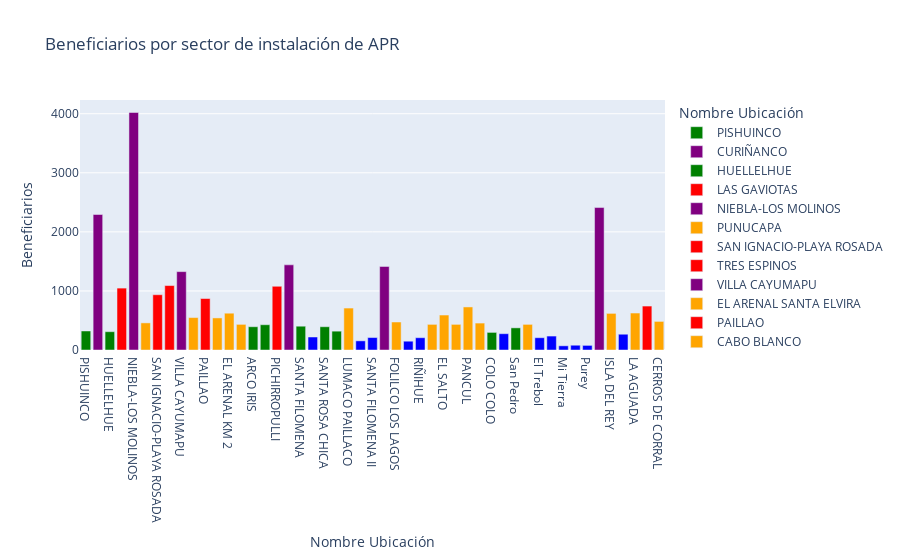

Notebook code cell kept with this figure:
### Code cell
#Aca estamos llamando al set de datos de la tabla,que viene precargado en la librería

fig = px.bar(tabla, x="Nombre Ubicación", y="Beneficiarios",color="Nombre Ubicación",
             title="Beneficiarios por sector de instalación de APR",
             color_discrete_sequence=color_beneficiario)
fig.show()

### Figure 1 — Plotly figure (JSON) as saved in the notebook; plotly's stock layout.template omitted (floating-point values rounded to 4 significant figures)
{"data": [{"alignmentgroup": "True", "hovertemplate": "Nombre Ubicación=%{x}<br>Beneficiarios=%{y}<extra></extra>", "legendgroup": "PISHUINCO", "marker": {"color": "green", "pattern": {"shape": ""}}, "name": "PISHUINCO", "offsetgroup": "PISHUINCO", "orientation": "v", "showlegend": true, "textposition": "auto", "type": "bar", "x": ["PISHUINCO"], "xaxis": "x", "y": [322], "yaxis": "y"}, {"alignmentgroup": "True", "hovertemplate": "Nombre Ubicación=%{x}<br>Beneficiarios=%{y}<extra></extra>", "legendgroup": "CURIÑANCO", "marker": {"color": "purple", "pattern": {"shape": ""}}, "name": "CURIÑANCO", "offsetgroup": "CURIÑANCO", "orientation": "v", "showlegend": true, "textposition": "auto", "type": "bar", "x": ["CURIÑANCO"], "xaxis": "x", "y": [2294], "yaxis": "y"}, {"alignmentgroup": "True", "hovertemplate": "Nombre Ubicación=%{x}<br>Beneficiarios=%{y}<extra></extra>", "legendgroup": "HUELLELHUE", "marker": {"color": "green", "pattern": {"shape": ""}}, "name": "HUELLELHUE", "offsetgroup": "HUELLELHUE", "orientation": "v", "showlegend": true, "textposition": "auto", "type": "bar", "x": ["HUELLELHUE"], "xaxis": "x", "y": [310], "yaxis": "y"}, {"alignmentgroup": "True", "hovertemplate": "Nombre Ubicación=%{x}<br>Beneficiarios=%{y}<extra></extra>", "legendgroup": "LAS GAVIOTAS", "marker": {"color": "red", "pattern": {"shape": ""}}, "name": "LAS GAVIOTAS", "offsetgroup": "LAS GAVIOTAS", "orientation": "v", "showlegend": true, "textposition": "auto", "type": "bar", "x": ["LAS GAVIOTAS"], "xaxis": "x", "y": [1048], "yaxis": "y"}, {"alignmentgroup": "True", "hovertemplate": "Nombre Ubicación=%{x}<br>Beneficiarios=%{y}<extra></extra>", "legendgroup": "NIEBLA-LOS MOLINOS", "marker": {"color": "purple", "pattern": {"shape": ""}}, "name": "NIEBLA-LOS MOLINOS", "offsetgroup": "NIEBLA-LOS MOLINOS", "orientation": "v", "showlegend": true, "textposition": "auto", "type": "bar", "x": ["NIEBLA-LOS MOLINOS"], "xaxis": "x", "y": [4021], "yaxis": "y"}, {"alignmentgroup": "True", "hovertemplate": "Nombre Ubicación=%{x}<br>Beneficiarios=%{y}<extra></extra>", "legendgroup": "PUNUCAPA", "marker": {"color": "orange", "pattern": {"shape": ""}}, "name": "PUNUCAPA", "offsetgroup": "PUNUCAPA", "orientation": "v", "showlegend": true, "textposition": "auto", "type": "bar", "x": ["PUNUCAPA"], "xaxis": "x", "y": [459], "yaxis": "y"}, {"alignmentgroup": "True", "hovertemplate": "Nombre Ubicación=%{x}<br>Beneficiarios=%{y}<extra></extra>", "legendgroup": "SAN IGNACIO-PLAYA ROSADA", "marker": {"color": "red", "pattern": {"shape": ""}}, "name": "SAN IGNACIO-PLAYA ROSADA", "offsetgroup": "SAN IGNACIO-PLAYA ROSADA", "orientation": "v", "showlegend": true, "textposition": "auto", "type": "bar", "x": ["SAN IGNACIO-PLAYA ROSADA"], "xaxis": "x", "y": [936], "yaxis": "y"}, {"alignmentgroup": "True", "hovertemplate": "Nombre Ubicación=%{x}<br>Beneficiarios=%{y}<extra></extra>", "legendgroup": "TRES ESPINOS", "marker": {"color": "red", "pattern": {"shape": ""}}, "name": "TRES ESPINOS", "offsetgroup": "TRES ESPINOS", "orientation": "v", "showlegend": true, "textposition": "auto", "type": "bar", "x": ["TRES ESPINOS"], "xaxis": "x", "y": [1091], "yaxis": "y"}, {"alignmentgroup": "True", "hovertemplate": "Nombre Ubicación=%{x}<br>Beneficiarios=%{y}<extra></extra>", "legendgroup": "VILLA CAYUMAPU", "marker": {"color": "purple", "pattern": {"shape": ""}}, "name": "VILLA CAYUMAPU", "offsetgroup": "VILLA CAYUMAPU", "orientation": "v", "showlegend": true, "textposition": "auto", "type": "bar", "x": ["VILLA CAYUMAPU"], "xaxis": "x", "y": [1327], "yaxis": "y"}, {"alignmentgroup": "True", "hovertemplate": "Nombre Ubicación=%{x}<br>Beneficiarios=%{y}<extra></extra>", "legendgroup": "EL ARENAL SANTA ELVIRA", "marker": {"color": "orange", "pattern": {"shape": ""}}, "name": "EL ARENAL SANTA ELVIRA", "offsetgroup": "EL ARENAL SANTA ELVIRA", "orientation": "v", "showlegend": true, "textposition": "auto", "type": "bar", "x": ["EL ARENAL SANTA ELVIRA"], "xaxis": "x", "y": [549], "yaxis": "y"}, {"alignmentgroup": "True", "hovertemplate": "Nombre Ubicación=%{x}<br>Beneficiarios=%{y}<extra></extra>", "legendgroup": "PAILLAO", "marker": {"color": "red", "pattern": {"shape": ""}}, "name": "PAILLAO", "offsetgroup": "PAILLAO", "orientation": "v", "showlegend": true, "textposition": "auto", "type": "bar", "x": ["PAILLAO"], "xaxis": "x", "y": [871], "yaxis": "y"}, {"alignmentgroup": "True", "hovertemplate": "Nombre Ubicación=%{x}<br>Beneficiarios=%{y}<extra></extra>", "legendgroup": "CABO BLANCO", "marker": {"color": "orange", "pattern": {"shape": ""}}, "name": "CABO BLANCO", "offsetgroup": "CABO BLANCO", "orientation": "v", "showlegend": true, "textposition": "auto", "type": "bar", "x": ["CABO BLANCO"], "xaxis": "x", "y": [543], "yaxis": "y"}, {"alignmentgroup": "True", "hovertemplate": "Nombre Ubicación=%{x}<br>Beneficiarios=%{y}<extra></extra>", "legendgroup": "EL ARENAL KM 2", "marker": {"color": "orange", "pattern": {"shape": ""}}, "name": "EL ARENAL KM 2", "offsetgroup": "EL ARENAL KM 2", "orientation": "v", "showlegend": true, "textposition": "auto", "type": "bar", "x": ["EL ARENAL KM 2"], "xaxis": "x", "y": [623], "yaxis": "y"}, {"alignmentgroup": "True", "hovertemplate": "Nombre Ubicación=%{x}<br>Beneficiarios=%{y}<extra></extra>", "legendgroup": "Chabelita", "marker": {"color": "orange", "pattern": {"shape": ""}}, "name": "Chabelita", "offsetgroup": "Chabelita", "orientation": "v", "showlegend": true, "textposition": "auto", "type": "bar", "x": ["Chabelita"], "xaxis": "x", "y": [434], "yaxis": "y"}, {"alignmentgroup": "True", "hovertemplate": "Nombre Ubicación=%{x}<br>Beneficiarios=%{y}<extra></extra>", "legendgroup": "ARCO IRIS", "marker": {"color": "green", "pattern": {"shape": ""}}, "name": "ARCO IRIS", "offsetgroup": "ARCO IRIS", "orientation": "v", "showlegend": true, "textposition": "auto", "type": "bar", "x": ["ARCO IRIS"], "xaxis": "x", "y": [394], "yaxis": "y"}, {"alignmentgroup": "True", "hovertemplate": "Nombre Ubicación=%{x}<br>Beneficiarios=%{y}<extra></extra>", "legendgroup": "EL LLOLLY", "marker": {"color": "green", "pattern": {"shape": ""}}, "name": "EL LLOLLY", "offsetgroup": "EL LLOLLY", "orientation": "v", "showlegend": true, "textposition": "auto", "type": "bar", "x": ["EL LLOLLY"], "xaxis": "x", "y": [428], "yaxis": "y"}, {"alignmentgroup": "True", "hovertemplate": "Nombre Ubicación=%{x}<br>Beneficiarios=%{y}<extra></extra>", "legendgroup": "PICHIRROPULLI", "marker": {"color": "red", "pattern": {"shape": ""}}, "name": "PICHIRROPULLI", "offsetgroup": "PICHIRROPULLI", "orientation": "v", "showlegend": true, "textposition": "auto", "type": "bar", "x": ["PICHIRROPULLI"], "xaxis": "x", "y": [1079], "yaxis": "y"}, {"alignmentgroup": "True", "hovertemplate": "Nombre Ubicación=%{x}<br>Beneficiarios=%{y}<extra></extra>", "legendgroup": "REUMEN", "marker": {"color": "purple", "pattern": {"shape": ""}}, "name": "REUMEN", "offsetgroup": "REUMEN", "orientation": "v", "showlegend": true, "textposition": "auto", "type": "bar", "x": ["REUMEN"], "xaxis": "x", "y": [1442], "yaxis": "y"}, {"alignmentgroup": "True", "hovertemplate": "Nombre Ubicación=%{x}<br>Beneficiarios=%{y}<extra></extra>", "legendgroup": "SANTA FILOMENA", "marker": {"color": "green", "pattern": {"shape": ""}}, "name": "SANTA FILOMENA", "offsetgroup": "SANTA FILOMENA", "orientation": "v", "showlegend": true, "textposition": "auto", "type": "bar", "x": ["SANTA FILOMENA"], "xaxis": "x", "y": [403], "yaxis": "y"}, {"alignmentgroup": "True", "hovertemplate": "Nombre Ubicación=%{x}<br>Beneficiarios=%{y}<extra></extra>", "legendgroup": "MANAO", "marker": {"color": "blue", "pattern": {"shape": ""}}, "name": "MANAO", "offsetgroup": "MANAO", "orientation": "v", "showlegend": true, "textposition": "auto", "type": "bar", "x": ["MANAO"], "xaxis": "x", "y": [220], "yaxis": "y"}, {"alignmentgroup": "True", "hovertemplate": "Nombre Ubicación=%{x}<br>Beneficiarios=%{y}<extra></extra>", "legendgroup": "SANTA ROSA CHICA", "marker": {"color": "green", "pattern": {"shape": ""}}, "name": "SANTA ROSA CHICA", "offsetgroup": "SANTA ROSA CHICA", "orientation": "v", "showlegend": true, "textposition": "auto", "type": "bar", "x": ["SANTA ROSA CHICA"], "xaxis": "x", "y": [394], "yaxis": "y"}, {"alignmentgroup": "True", "hovertemplate": "Nombre Ubicación=%{x}<br>Beneficiarios=%{y}<extra></extra>", "legendgroup": "SANTA ROSA GRANDE", "marker": {"color": "green", "pattern": {"shape": ""}}, "name": "SANTA ROSA GRANDE", "offsetgroup": "SANTA ROSA GRANDE", "orientation": "v", "showlegend": true, "textposition": "auto", "type": "bar", "x": ["SANTA ROSA GRANDE"], "xaxis": "x", "y": [319], "yaxis": "y"}, {"alignmentgroup": "True", "hovertemplate": "Nombre Ubicación=%{x}<br>Beneficiarios=%{y}<extra></extra>", "legendgroup": "LUMACO PAILLACO", "marker": {"color": "orange", "pattern": {"shape": ""}}, "name": "LUMACO PAILLACO", "offsetgroup": "LUMACO PAILLACO", "orientation": "v", "showlegend": true, "textposition": "auto", "type": "bar", "x": ["LUMACO PAILLACO"], "xaxis": "x", "y": [710], "yaxis": "y"}, {"alignmentgroup": "True", "hovertemplate": "Nombre Ubicación=%{x}<br>Beneficiarios=%{y}<extra></extra>", "legendgroup": "EL MAITEN", "marker": {"color": "blue", "pattern": {"shape": ""}}, "name": "EL MAITEN", "offsetgroup": "EL MAITEN", "orientation": "v", "showlegend": true, "textposition": "auto", "type": "bar", "x": ["EL MAITEN"], "xaxis": "x", "y": [155], "yaxis": "y"}, {"alignmentgroup": "True", "hovertemplate": "Nombre Ubicación=%{x}<br>Beneficiarios=%{y}<extra></extra>", "legendgroup": "SANTA FILOMENA II", "marker": {"color": "blue", "pattern": {"shape": ""}}, "name": "SANTA FILOMENA II", "offsetgroup": "SANTA FILOMENA II", "orientation": "v", "showlegend": true, "textposition": "auto", "type": "bar", "x": ["SANTA FILOMENA II"], "xaxis": "x", "y": [211], "yaxis": "y"}, {"alignmentgroup": "True", "hovertemplate": "Nombre Ubicación=%{x}<br>Beneficiarios=%{y}<extra></extra>", "legendgroup": "ANTILHUE", "marker": {"color": "purple", "pattern": {"shape": ""}}, "name": "ANTILHUE", "offsetgroup": "ANTILHUE", "orientation": "v", "showlegend": true, "textposition": "auto", "type": "bar", "x": ["ANTILHUE"], "xaxis": "x", "y": [1414], "yaxis": "y"}, {"alignmentgroup": "True", "hovertemplate": "Nombre Ubicación=%{x}<br>Beneficiarios=%{y}<extra></extra>", "legendgroup": "FOLILCO LOS LAGOS", "marker": {"color": "orange", "pattern": {"shape": ""}}, "name": "FOLILCO LOS LAGOS", "offsetgroup": "FOLILCO LOS LAGOS", "orientation": "v", "showlegend": true, "textposition": "auto", "type": "bar", "x": ["FOLILCO LOS LAGOS"], "xaxis": "x", "y": [474], "yaxis": "y"}, {"alignmentgroup": "True", "hovertemplate": "Nombre Ubicación=%{x}<br>Beneficiarios=%{y}<extra></extra>", "legendgroup": "QUILQUILCO", "marker": {"color": "blue", "pattern": {"shape": ""}}, "name": "QUILQUILCO", "offsetgroup": "QUILQUILCO", "orientation": "v", "showlegend": true, "textposition": "auto", "type": "bar", "x": ["QUILQUILCO"], "xaxis": "x", "y": [149], "yaxis": "y"}, {"alignmentgroup": "True", "hovertemplate": "Nombre Ubicación=%{x}<br>Beneficiarios=%{y}<extra></extra>", "legendgroup": "RIÑIHUE", "marker": {"color": "blue", "pattern": {"shape": ""}}, "name": "RIÑIHUE", "offsetgroup": "RIÑIHUE", "orientation": "v", "showlegend": true, "textposition": "auto", "type": "bar", "x": ["RIÑIHUE"], "xaxis": "x", "y": [208], "yaxis": "y"}, {"alignmentgroup": "True", "hovertemplate": "Nombre Ubicación=%{x}<br>Beneficiarios=%{y}<extra></extra>", "legendgroup": "USTARITZ", "marker": {"color": "orange", "pattern": {"shape": ""}}, "name": "USTARITZ", "offsetgroup": "USTARITZ", "orientation": "v", "showlegend": true, "textposition": "auto", "type": "bar", "x": ["USTARITZ"], "xaxis": "x", "y": [434], "yaxis": "y"}, {"alignmentgroup": "True", "hovertemplate": "Nombre Ubicación=%{x}<br>Beneficiarios=%{y}<extra></extra>", "legendgroup": "EL SALTO", "marker": {"color": "orange", "pattern": {"shape": ""}}, "name": "EL SALTO", "offsetgroup": "EL SALTO", "orientation": "v", "showlegend": true, "textposition": "auto", "type": "bar", "x": ["EL SALTO"], "xaxis": "x", "y": [592], "yaxis": "y"}, {"alignmentgroup": "True", "hovertemplate": "Nombre Ubicación=%{x}<br>Beneficiarios=%{y}<extra></extra>", "legendgroup": "PELLINADA LAS QUINIENTAS", "marker": {"color": "orange", "pattern": {"shape": ""}}, "name": "PELLINADA LAS QUINIENTAS", "offsetgroup": "PELLINADA LAS QUINIENTAS", "orientation": "v", "showlegend": true, "textposition": "auto", "type": "bar", "x": ["PELLINADA LAS QUINIENTAS"], "xaxis": "x", "y": [434], "yaxis": "y"}, {"alignmentgroup": "True", "hovertemplate": "Nombre Ubicación=%{x}<br>Beneficiarios=%{y}<extra></extra>", "legendgroup": "PANCUL", "marker": {"color": "orange", "pattern": {"shape": ""}}, "name": "PANCUL", "offsetgroup": "PANCUL", "orientation": "v", "showlegend": true, "textposition": "auto", "type": "bar", "x": ["PANCUL"], "xaxis": "x", "y": [729], "yaxis": "y"}, {"alignmentgroup": "True", "hovertemplate": "Nombre Ubicación=%{x}<br>Beneficiarios=%{y}<extra></extra>", "legendgroup": "LOS COLIGÜES", "marker": {"color": "orange", "pattern": {"shape": ""}}, "name": "LOS COLIGÜES", "offsetgroup": "LOS COLIGÜES", "orientation": "v", "showlegend": true, "textposition": "auto", "type": "bar", "x": ["LOS COLIGÜES"], "xaxis": "x", "y": [456], "yaxis": "y"}, {"alignmentgroup": "True", "hovertemplate": "Nombre Ubicación=%{x}<br>Beneficiarios=%{y}<extra></extra>", "legendgroup": "COLO COLO", "marker": {"color": "green", "pattern": {"shape": ""}}, "name": "COLO COLO", "offsetgroup": "COLO COLO", "orientation": "v", "showlegend": true, "textposition": "auto", "type": "bar", "x": ["COLO COLO"], "xaxis": "x", "y": [298], "yaxis": "y"}, {"alignmentgroup": "True", "hovertemplate": "Nombre Ubicación=%{x}<br>Beneficiarios=%{y}<extra></extra>", "legendgroup": "LAS HUELLLAS", "marker": {"color": "blue", "pattern": {"shape": ""}}, "name": "LAS HUELLLAS", "offsetgroup": "LAS HUELLLAS", "orientation": "v", "showlegend": true, "textposition": "auto", "type": "bar", "x": ["LAS HUELLLAS"], "xaxis": "x", "y": [276], "yaxis": "y"}, {"alignmentgroup": "True", "hovertemplate": "Nombre Ubicación=%{x}<br>Beneficiarios=%{y}<extra></extra>", "legendgroup": "San Pedro", "marker": {"color": "green", "pattern": {"shape": ""}}, "name": "San Pedro", "offsetgroup": "San Pedro", "orientation": "v", "showlegend": true, "textposition": "auto", "type": "bar", "x": ["San Pedro"], "xaxis": "x", "y": [375], "yaxis": "y"}, {"alignmentgroup": "True", "hovertemplate": "Nombre Ubicación=%{x}<br>Beneficiarios=%{y}<extra></extra>", "legendgroup": "Lipingue", "marker": {"color": "orange", "pattern": {"shape": ""}}, "name": "Lipingue", "offsetgroup": "Lipingue", "orientation": "v", "showlegend": true, "textposition": "auto", "type": "bar", "x": ["Lipingue"], "xaxis": "x", "y": [434], "yaxis": "y"}, {"alignmentgroup": "True", "hovertemplate": "Nombre Ubicación=%{x}<br>Beneficiarios=%{y}<extra></extra>", "legendgroup": "El Trebol", "marker": {"color": "blue", "pattern": {"shape": ""}}, "name": "El Trebol", "offsetgroup": "El Trebol", "orientation": "v", "showlegend": true, "textposition": "auto", "type": "bar", "x": ["El Trebol"], "xaxis": "x", "y": [208], "yaxis": "y"}, {"alignmentgroup": "True", "hovertemplate": "Nombre Ubicación=%{x}<br>Beneficiarios=%{y}<extra></extra>", "legendgroup": "Collico Sur", "marker": {"color": "blue", "pattern": {"shape": ""}}, "name": "Collico Sur", "offsetgroup": "Collico Sur", "orientation": "v", "showlegend": true, "textposition": "auto", "type": "bar", "x": ["Collico Sur"], "xaxis": "x", "y": [236], "yaxis": "y"}, {"alignmentgroup": "True", "hovertemplate": "Nombre Ubicación=%{x}<br>Beneficiarios=%{y}<extra></extra>", "legendgroup": "Mi Tierra", "marker": {"color": "blue", "pattern": {"shape": ""}}, "name": "Mi Tierra", "offsetgroup": "Mi Tierra", "orientation": "v", "showlegend": true, "textposition": "auto", "type": "bar", "x": ["Mi Tierra"], "xaxis": "x", "y": [71], "yaxis": "y"}, {"alignmentgroup": "True", "hovertemplate": "Nombre Ubicación=%{x}<br>Beneficiarios=%{y}<extra></extra>", "legendgroup": "Puñaco", "marker": {"color": "blue", "pattern": {"shape": ""}}, "name": "Puñaco", "offsetgroup": "Puñaco", "orientation": "v", "showlegend": true, "textposition": "auto", "type": "bar", "x": ["Puñaco"], "xaxis": "x", "y": [81], "yaxis": "y"}, {"alignmentgroup": "True", "hovertemplate": "Nombre Ubicación=%{x}<br>Beneficiarios=%{y}<extra></extra>", "legendgroup": "Purey", "marker": {"color": "blue", "pattern": {"shape": ""}}, "name": "Purey", "offsetgroup": "Purey", "orientation": "v", "showlegend": true, "textposition": "auto", "type": "bar", "x": ["Purey"], "xaxis": "x", "y": [78], "yaxis": "y"}, {"alignmentgroup": "True", "hovertemplate": "Nombre Ubicación=%{x}<br>Beneficiarios=%{y}<extra></extra>", "legendgroup": "AMARGO-SAN CARLOS", "marker": {"color": "purple", "pattern": {"shape": ""}}, "name": "AMARGO-SAN CARLOS", "offsetgroup": "AMARGO-SAN CARLOS", "orientation": "v", "showlegend": true, "textposition": "auto", "type": "bar", "x": ["AMARGO-SAN CARLOS"], "xaxis": "x", "y": [2412], "yaxis": "y"}, {"alignmentgroup": "True", "hovertemplate": "Nombre Ubicación=%{x}<br>Beneficiarios=%{y}<extra></extra>", "legendgroup": "ISLA DEL REY", "marker": {"color": "orange", "pattern": {"shape": ""}}, "name": "ISLA DEL REY", "offsetgroup": "ISLA DEL REY", "orientation": "v", "showlegend": true, "textposition": "auto", "type": "bar", "x": ["ISLA DEL REY"], "xaxis": "x", "y": [620], "yaxis": "y"}, {"alignmentgroup": "True", "hovertemplate": "Nombre Ubicación=%{x}<br>Beneficiarios=%{y}<extra></extra>", "legendgroup": "ISLA MANCERA", "marker": {"color": "blue", "pattern": {"shape": ""}}, "name": "ISLA MANCERA", "offsetgroup": "ISLA MANCERA", "orientation": "v", "showlegend": true, "textposition": "auto", "type": "bar", "x": ["ISLA MANCERA"], "xaxis": "x", "y": [267], "yaxis": "y"}, {"alignmentgroup": "True", "hovertemplate": "Nombre Ubicación=%{x}<br>Beneficiarios=%{y}<extra></extra>", "legendgroup": "LA AGUADA", "marker": {"color": "orange", "pattern": {"shape": ""}}, "name": "LA AGUADA", "offsetgroup": "LA AGUADA", "orientation": "v", "showlegend": true, "textposition": "auto", "type": "bar", "x": ["LA AGUADA"], "xaxis": "x", "y": [626], "yaxis": "y"}, {"alignmentgroup": "True", "hovertemplate": "Nombre Ubicación=%{x}<br>Beneficiarios=%{y}<extra></extra>", "legendgroup": "CHAIHUIN", "marker": {"color": "red", "pattern": {"shape": ""}}, "name": "CHAIHUIN", "offsetgroup": "CHAIHUIN", "orientation": "v", "showlegend": true, "textposition": "auto", "type": "bar", "x": ["CHAIHUIN"], "xaxis": "x", "y": [744], "yaxis": "y"}, {"alignmentgroup": "True", "hovertemplate": "Nombre Ubicación=%{x}<br>Beneficiarios=%{y}<extra></extra>", "legendgroup": "CERROS DE CORRAL", "marker": {"color": "orange", "pattern": {"shape": ""}}, "name": "CERROS DE CORRAL", "offsetgroup": "CERROS DE CORRAL", "orientation": "v", "showlegend": true, "textposition": "auto", "type": "bar", "x": ["CERROS DE CORRAL"], "xaxis": "x", "y": [484], "yaxis": "y"}], "layout": {"autosize": true, "barmode": "relative", "legend": {"title": {"text": "Nombre Ubicación"}, "tracegroupgap": 0}, "title": {"text": "Beneficiarios por sector de instalación de APR"}, "xaxis": {"anchor": "y", "autorange": true, "categoryarray": ["PISHUINCO", "CURIÑANCO", "HUELLELHUE", "LAS GAVIOTAS", "NIEBLA-LOS MOLINOS", "PUNUCAPA", "SAN IGNACIO-PLAYA ROSADA", "TRES ESPINOS", "VILLA CAYUMAPU", "EL ARENAL SANTA ELVIRA", "PAILLAO", "CABO BLANCO", "EL ARENAL KM 2", "Chabelita", "ARCO IRIS", "EL LLOLLY", "PICHIRROPULLI", "REUMEN", "SANTA FILOMENA", "MANAO", "SANTA ROSA CHICA", "SANTA ROSA GRANDE", "LUMACO PAILLACO", "EL MAITEN", "SANTA FILOMENA II", "ANTILHUE", "FOLILCO LOS LAGOS", "QUILQUILCO", "RIÑIHUE", "USTARITZ", "EL SALTO", "PELLINADA LAS QUINIENTAS", "PANCUL", "LOS COLIGÜES", "COLO COLO", "LAS HUELLLAS", "San Pedro", "Lipingue", "El Trebol", "Collico Sur", "Mi Tierra", "Puñaco", "Purey", "AMARGO-SAN CARLOS", "ISLA DEL REY", "ISLA MANCERA", "LA AGUADA", "CHAIHUIN", "CERROS DE CORRAL"], "categoryorder": "array", "domain": [0, 1], "range": [-0.5, 48.5], "title": {"text": "Nombre Ubicación"}, "type": "category"}, "yaxis": {"anchor": "x", "autorange": true, "domain": [0, 1], "range": [0, 4233.0], "title": {"text": "Beneficiarios"}, "type": "linear"}}}
